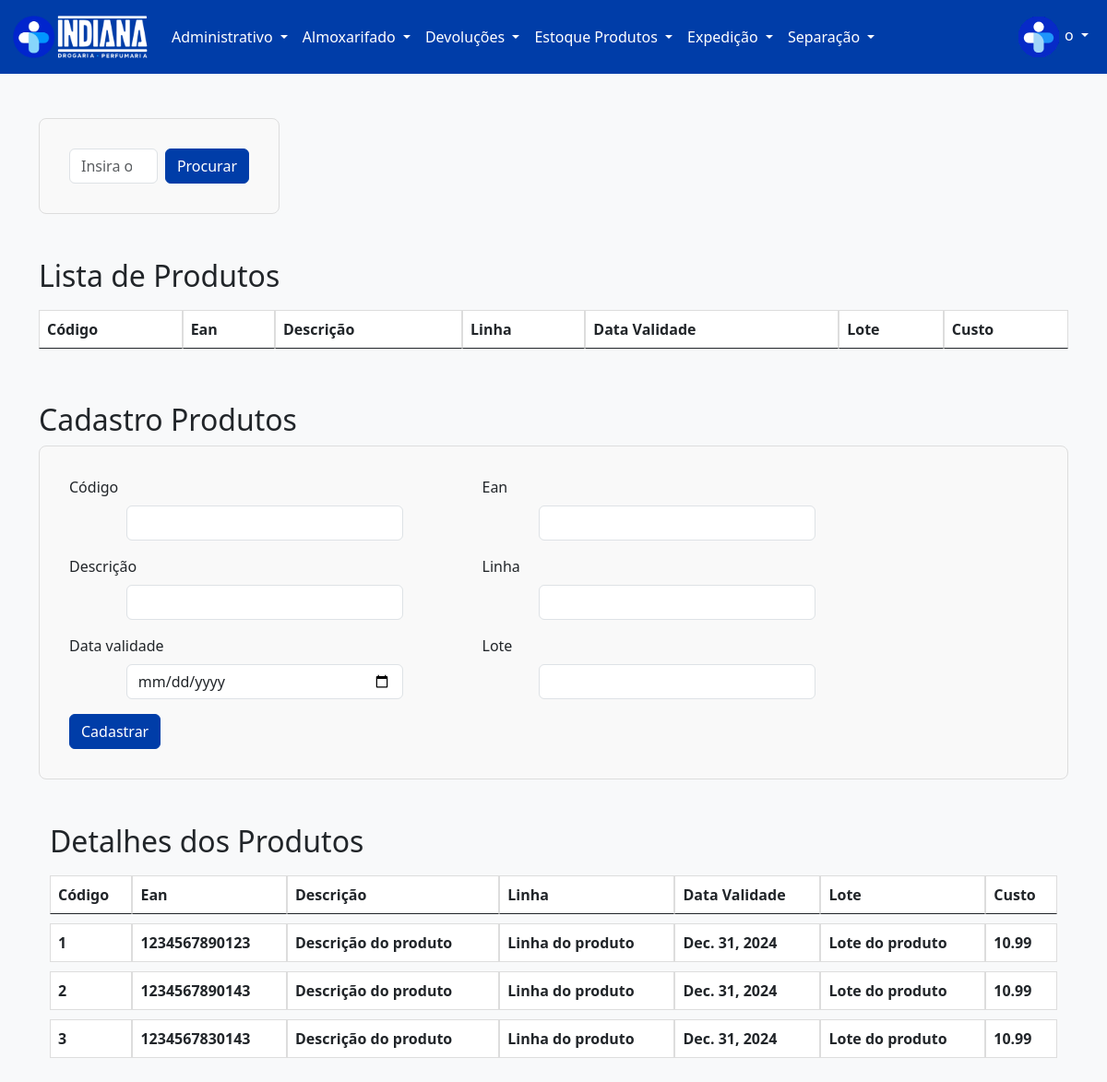
The app's page /cadastro-produtos/ with its own data.
### app_estoque_ecom/models.py (models this page shows, shortened)
class Produto(models.Model):
    cod_produto = models.IntegerField(primary_key=True)
    ean_produto = models.BigIntegerField(default=0)
    desc_produto = models.TextField(max_length=255)
    linha_produto = models.TextField(max_length=255)
    dt_val_produto = models.DateField()
    lt_produto = models.TextField(max_length=255)
    custo_produto = models.FloatField(default=0)

### app_estoque_ecom/views.py (the view)
# urls.py: path('cadastro-produtos/', views.cadastro_produtos, name='cadastro_produtos'),
def cadastro_produtos(request, produto_id=None):
    if produto_id:
        produto = get_object_or_404(Produto, pk=produto_id)
        return render(request, 'produtos/produtos.html', {'produto': produto})
    else:
        produtos = Produto.objects.all()
        return render(request, 'produtos/produtos.html', {'produtos': produtos})

### app_estoque_ecom/templates/produtos/produtos.html (shortened to what this page needs)
{% load static %}
<!doctype html>
<html lang="en">
<head>
  <link href="https://cdn.jsdelivr.net/npm/bootstrap@5.0.2/dist/css/bootstrap.min.css" rel="stylesheet"
>
  <link href="https://cdn.jsdelivr.net/npm/bootstrap@5.3.0-alpha1/dist/css/bootstrap.min.css" rel="stylesheet">
  <link rel="stylesheet" type="text/css" href="{% static 'css/style.css' %}">
</head>
<body>
  {% include 'navbar.html' %}
  {% include 'pesquisa.html' %}
  <div class="container mt-5">
    <h2>Cadastro Produtos</h2>
    <form action="{%url 'cadastro_produtos'%}" method="POST">
      <div class="row">
        <div class="col-md-5 mb-3">
          <label for="codigo" class="form-label">Código</label>
          <input type="number" class="form-control" id="codigo" name="cod_produto" required>
        </div>
        <div class="col-md-5 mb-3">
          <label for="ean" class="form-label">Ean</label>
          <input type="number" class="form-control" id="ean" name="ean_produto" required>
        </div>
      </div>
      <div class="row">
        <div class="col-md-5 mb-3">
          <label for="descricao" class="form-label">Descrição</label>
          <input type="text" class="form-control" id="descricao" name="desc_produto" required>
        </div>
        <div class="col-md-5 mb-3">
          <label for="linha" class="form-label">Linha</label>
          <input type="text" class="form-control" id="linha" name="linha_produto" required>
        </div>
      </div>
      <div class="row">
        <div class="col-md-5 mb-3">
          <label for="descricao" class="form-label">Data validade</label>
          <input type="date" class="form-control" id="data_validade" name="dt_val_produto" required>
        </div>
        <div class="col-md-5 mb-3">
          <label for="linha" class="form-label">Lote</label>
          <input type="text" class="form-control" id="lote" name="lt_produto" required>
        </div>
      </div>
      <button type="submit" class="btn btn-primary">Cadastrar</button>
    </form>
    <div class="container mt-5">
      {% if produto_id %}
        <h2>Detalhes do Produto</h2>
        <table class="table">
          <thead>
            <tr>
              <th scope="col">Código</th>
              <th scope="col">Ean</th>
              <th scope="col">Descrição</th>
              <th scope="col">Linha</th>
              <th scope="col">Data Validade</th>
              <th scope="col">Lote</th>
              <th scope="col">Custo</th>
            </tr>
          </thead>
          <tbody>
            {% for cadastro_produtos in produto %}
              <tr>
                <td>{{ produto.cod_produto}}</td>
                <td>{{ produto.ean_produto }}</td>
                <td>{{ produto.desc_produto }}</td>
                <td>{{ produto.linha_produto }}</td>
                <td>{{ produto.dt_val_produto }}</td>
                <td>{{ produto.lt_produto }}</td>
                <td>{{ produto.custo_produto }}</td>
              </tr>
            {% endfor %}
          </tbody>
        </table>
      {% else %}
        <h2>Detalhes dos Produtos</h2>
        <table class="table">
          <thead>
            <tr>
              <th scope="col">Código</th>
              <th scope="col">Ean</th>
              <th scope="col">Descrição</th>
              <th scope="col">Linha</th>
              <th scope="col">Data Validade</th>
              <th scope="col">Lote</th>
              <th scope="col">Custo</th>
            </tr>
          </thead>
          <tbody>
            {% for produto in produtos %}
              <tr>
                <td>{{ produto.cod_produto }}</td>
                <td>{{ produto.ean_produto }}</td>
                <td>{{ produto.desc_produto }}</td>
                <td>{{ produto.linha_produto }}</td>
                <td>{{ produto.dt_val_produto }}</td>
                <td>{{ produto.lt_produto }}</td>
                <td>{{ produto.custo_produto }}</td>
              </tr>
            {% endfor %}
          </tbody>
        </table>
      {% endif %}
    </div>
  </div>
</body>
</html>

### app_estoque_ecom/templates/navbar.html (shortened to what this page needs)
{% load static %}
<nav class="navbar navbar-expand-lg navbar-light bg-ligth">
  <div class="container-fluid justify-content-start">
    <a class="navbar-brand" href="/home/">
      <img src="{% static 'imagens/logo.jpg' %}" alt="" class="small-logo">
    </a>
    <div class="collapse navbar-collapse" id="navbarSupportedContent">
      <ul class="navbar-nav me-auto mb-2 mb-lg-0">
        <li class="nav-item dropdown">
          <a class="nav-link dropdown-toggle" href="#" id="navbarDropdown" role="button" data-bs-toggle="dropdown"
            aria-expanded="false">
            Administrativo
          </a>
        </li>
        <li class="nav-item dropdown">
          <a class="nav-link dropdown-toggle" href="#" id="navbarDropdown" role="button" data-bs-toggle="dropdown"
            aria-expanded="false">
            Almoxarifado
          </a>
        </li>
        <li class="nav-item dropdown">
          <a class="nav-link dropdown-toggle" href="#" id="navbarDropdown" role="button" data-bs-toggle="dropdown"
            aria-expanded="false">
            Devoluções
          </a>
        </li>
        <li class="nav-item dropdown">
          <a class="nav-link dropdown-toggle" href="#" id="navbarDropdown" role="button" data-bs-toggle="dropdown"
            aria-expanded="false">
            Estoque Produtos
          </a>
        </li>
        <li class="nav-item dropdown">
          <a class="nav-link dropdown-toggle" href="#" id="navbarDropdown" role="button" data-bs-toggle="dropdown"
            aria-expanded="false">
            Expedição
          </a>
        </li>
        <li class="nav-item dropdown">
          <a class="nav-link dropdown-toggle" href="#" id="navbarDropdown" role="button" data-bs-toggle="dropdown"
            aria-expanded="false">
            Separação
          </a>
        </li>
      </ul>
      <ul class="navbar-nav mb-2 mb-lg-0">
        <li class="nav-item dropdown">
          <a class="nav-link dropdown-toggle" href="#" id="userDropdown" role="button" data-bs-toggle="dropdown"
            aria-expanded="false">
            <img src="{% static 'imagens/icon.ico' %}" alt="" class="user-icon">
            {{ request.user.get_full_name }}o
          </a>
        </li>
      </ul>
    </div>
  </div>
</nav>

### app_estoque_ecom/templates/pesquisa.html (shortened to what this page needs)
<div class="container mt-5">
  <div class="row justify-content-start">
    <div class="col-lg-3">
      <form class="d-flex" onsubmit="filtrarProdutos(event)">
        <input id="codigo" class="form-control me-2" type="search" placeholder="Insira o código" aria-label="Search">
        <button class="btn btn-outline-primary" type="submit" name="btn-procurar">Procurar</button>
      </form>
    </div>
  </div>
</div>
<div class="container mt-5">
    <h2>Lista de Produtos</h2>
    <table id="tabelaProdutos" class="table">
        <thead>
            <tr>
                <th scope="col">Código</th>
                <th scope="col">Ean</th>
                <th scope="col">Descrição</th>
                <th scope="col">Linha</th>
                <th scope="col">Data Validade</th>
                <th scope="col">Lote</th>
                <th scope="col">Custo</th>
            </tr>
        </thead>
    </table>
</div>

### static/css/style.css (style rules this page uses)
.navbar { background-color: #003DA8; }
.small-logo { width: 150px; height: auto; }
.navbar .nav-link.dropdown-toggle { color: #fff; }
.btn-outline-primary { color: #ffffff; background-color: #003DA8; border-color: #003DA8; }
.btn-primary { color: #ffffff; background-color: #003DA8; border-color: #003DA8; }
.table { border-collapse: separate; border-spacing: 0 10px; }
thead { background-color: #EC691F; font-weight: bold; }
.table tbody tr:nth-child(odd) { background-color: #A2D6F9; font-weight: bold; }
.table tbody tr:nth-child(even) { background-color: #A1DAF6; font-weight: bold; }
.table td, .table th { border: 1px solid #dddddd; padding: 8px; text-align: left; }
body { background-color: #f8f9fa; }
form { background-color: #f9f9f9; padding: 2rem; border: 1px solid #ddd; border-radius: 8px; }
form input { width: 80%; max-width: 300px; padding: 0.75rem; margin-bottom: 1rem; border: 1px solid #ccc; border-radius: 4px; display: block; margin: 0 auto; }

### records on screen
Produto: cod_produto "1", ean_produto "1234567890123", desc_produto "Descrição do produto", linha_produto "Linha do produto", dt_val_produto "Dec. 31, 2024", lt_produto "Lote do produto", custo_produto "10.99"
Produto: cod_produto "2", ean_produto "1234567890143", desc_produto "Descrição do produto", linha_produto "Linha do produto", dt_val_produto "Dec. 31, 2024", lt_produto "Lote do produto", custo_produto "10.99"
Produto: cod_produto "3", ean_produto "1234567830143", desc_produto "Descrição do produto", linha_produto "Linha do produto", dt_val_produto "Dec. 31, 2024", lt_produto "Lote do produto", custo_produto "10.99"
